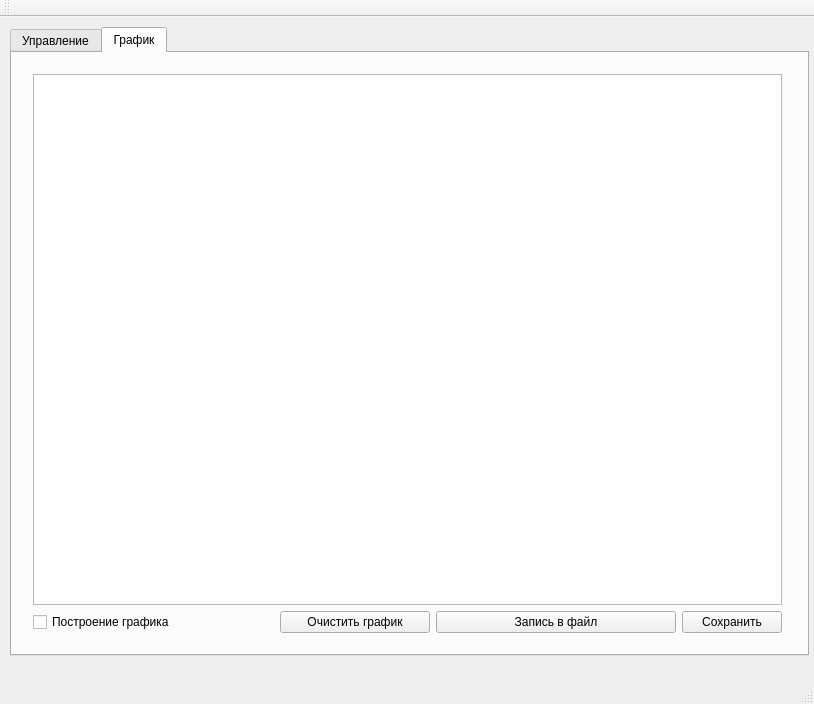
<?xml version="1.0" encoding="UTF-8"?>
<ui version="4.0">
 <class>MainWindow</class>
 <widget class="QMainWindow" name="MainWindow">
  <property name="geometry">
   <rect>
    <x>0</x>
    <y>0</y>
    <width>814</width>
    <height>704</height>
   </rect>
  </property>
  <property name="windowTitle">
   <string>MainWindow</string>
  </property>
  <property name="unifiedTitleAndToolBarOnMac">
   <bool>false</bool>
  </property>
  <widget class="QWidget" name="centralWidget">
   <widget class="QTabWidget" name="tabWidget">
    <property name="geometry">
     <rect>
      <x>10</x>
      <y>10</y>
      <width>799</width>
      <height>629</height>
     </rect>
    </property>
    <property name="currentIndex">
     <number>1</number>
    </property>
    <widget class="QWidget" name="tab_2">
     <attribute name="title">
      <string>Управление</string>
     </attribute>
     <layout class="QGridLayout" name="gridLayout_6">
      <item row="0" column="0">
       <layout class="QGridLayout" name="gridLayout_5">
        <property name="leftMargin">
         <number>50</number>
        </property>
        <property name="topMargin">
         <number>20</number>
        </property>
        <property name="rightMargin">
         <number>20</number>
        </property>
        <property name="bottomMargin">
         <number>20</number>
        </property>
        <item row="0" column="0">
         <layout class="QGridLayout" name="gridLayout_3">
          <item row="0" column="0">
           <widget class="QToolBox" name="toolBox">
            <property name="sizePolicy">
             <sizepolicy hsizetype="Preferred" vsizetype="Fixed">
              <horstretch>0</horstretch>
              <verstretch>0</verstretch>
             </sizepolicy>
            </property>
            <property name="currentIndex">
             <number>0</number>
            </property>
            <widget class="QWidget" name="page">
             <property name="geometry">
              <rect>
               <x>0</x>
               <y>0</y>
               <width>169</width>
               <height>85</height>
              </rect>
             </property>
             <attribute name="label">
              <string>Serial Connection</string>
             </attribute>
             <layout class="QGridLayout" name="gridLayout_49">
              <item row="0" column="0">
               <widget class="QComboBox" name="ListInfoPortsBox"/>
              </item>
              <item row="1" column="0">
               <widget class="QPushButton" name="ConnectBtn">
                <property name="text">
                 <string>Connect</string>
                </property>
               </widget>
              </item>
             </layout>
            </widget>
            <widget class="QWidget" name="page_2">
             <property name="geometry">
              <rect>
               <x>0</x>
               <y>0</y>
               <width>169</width>
               <height>85</height>
              </rect>
             </property>
             <attribute name="label">
              <string>UDP Connection</string>
             </attribute>
             <layout class="QGridLayout" name="gridLayout_50">
              <item row="1" column="0">
               <widget class="QLineEdit" name="udpIpEdit">
                <property name="enabled">
                 <bool>false</bool>
                </property>
               </widget>
              </item>
              <item row="0" column="0">
               <widget class="QPushButton" name="udpConnectButton">
                <property name="enabled">
                 <bool>false</bool>
                </property>
                <property name="text">
                 <string>Connect</string>
                </property>
               </widget>
              </item>
             </layout>
            </widget>
           </widget>
          </item>
          <item row="1" column="0">
           <widget class="QPushButton" name="pushButton_2">
            <property name="enabled">
             <bool>false</bool>
            </property>
            <property name="text">
             <string>Калибровка</string>
            </property>
           </widget>
          </item>
          <item row="0" column="1">
           <spacer name="horizontalSpacer_2">
            <property name="orientation">
             <enum>Qt::Horizontal</enum>
            </property>
            <property name="sizeHint" stdset="0">
             <size>
              <width>40</width>
              <height>20</height>
             </size>
            </property>
           </spacer>
          </item>
         </layout>
        </item>
        <item row="2" column="0" colspan="2">
         <layout class="QGridLayout" name="gridLayout_2">
          <item row="2" column="0" colspan="2">
           <widget class="QSlider" name="horizontalSlider">
            <property name="enabled">
             <bool>true</bool>
            </property>
            <property name="minimum">
             <number>-360</number>
            </property>
            <property name="maximum">
             <number>360</number>
            </property>
            <property name="pageStep">
             <number>20</number>
            </property>
            <property name="orientation">
             <enum>Qt::Horizontal</enum>
            </property>
            <property name="tickPosition">
             <enum>QSlider::TicksBelow</enum>
            </property>
           </widget>
          </item>
          <item row="1" column="0">
           <layout class="QHBoxLayout" name="horizontalLayout_4">
            <item>
             <widget class="QDoubleSpinBox" name="spinBox_des_val">
              <property name="minimumSize">
               <size>
                <width>100</width>
                <height>0</height>
               </size>
              </property>
              <property name="decimals">
               <number>4</number>
              </property>
              <property name="singleStep">
               <double>0.100000000000000</double>
              </property>
             </widget>
            </item>
            <item>
             <widget class="QPushButton" name="pushButton_Set_angle">
              <property name="text">
               <string>Send</string>
              </property>
             </widget>
            </item>
            <item>
             <spacer name="horizontalSpacer">
              <property name="orientation">
               <enum>Qt::Horizontal</enum>
              </property>
              <property name="sizeHint" stdset="0">
               <size>
                <width>40</width>
                <height>20</height>
               </size>
              </property>
             </spacer>
            </item>
           </layout>
          </item>
          <item row="3" column="0">
           <widget class="QWidget" name="sin_button_widget" native="true">
            <property name="enabled">
             <bool>true</bool>
            </property>
            <layout class="QGridLayout" name="gridLayout_7">
             <item row="0" column="0">
              <layout class="QHBoxLayout" name="horizontalLayout_5">
               <item>
                <spacer name="horizontalSpacer_5">
                 <property name="orientation">
                  <enum>Qt::Horizontal</enum>
                 </property>
                 <property name="sizeHint" stdset="0">
                  <size>
                   <width>40</width>
                   <height>20</height>
                  </size>
                 </property>
                </spacer>
               </item>
               <item>
                <widget class="QPushButton" name="button_sin_025">
                 <property name="maximumSize">
                  <size>
                   <width>100</width>
                   <height>16777215</height>
                  </size>
                 </property>
                 <property name="text">
                  <string>0.25 Гц</string>
                 </property>
                </widget>
               </item>
               <item>
                <widget class="QPushButton" name="button_sin_05">
                 <property name="text">
                  <string>0.5 Гц</string>
                 </property>
                </widget>
               </item>
               <item>
                <widget class="QPushButton" name="button_sin_1">
                 <property name="text">
                  <string>1 Гц</string>
                 </property>
                </widget>
               </item>
               <item>
                <widget class="QPushButton" name="button_sin_2">
                 <property name="text">
                  <string>2Гц</string>
                 </property>
                </widget>
               </item>
               <item>
                <widget class="QPushButton" name="button_sin_3">
                 <property name="text">
                  <string>3Гц</string>
                 </property>
                </widget>
               </item>
              </layout>
             </item>
            </layout>
           </widget>
          </item>
          <item row="0" column="0">
           <widget class="QLabel" name="label_2">
            <property name="font">
             <font>
              <weight>75</weight>
              <bold>true</bold>
             </font>
            </property>
            <property name="text">
             <string>Задание положения/скорости</string>
            </property>
           </widget>
          </item>
         </layout>
        </item>
        <item row="1" column="0">
         <layout class="QVBoxLayout" name="verticalLayout_2">
          <item>
           <widget class="QLabel" name="label">
            <property name="font">
             <font>
              <family>Comic Sans MS</family>
              <weight>75</weight>
              <bold>true</bold>
             </font>
            </property>
            <property name="text">
             <string>Режим</string>
            </property>
           </widget>
          </item>
          <item>
           <widget class="QRadioButton" name="radioButton_disabled_mode">
            <property name="text">
             <string>Выключен</string>
            </property>
           </widget>
          </item>
          <item>
           <widget class="QRadioButton" name="radioButton_static_mode">
            <property name="text">
             <string>Задание положения</string>
            </property>
           </widget>
          </item>
          <item>
           <widget class="QRadioButton" name="radioButton_speed_mode">
            <property name="text">
             <string>Задание скорости</string>
            </property>
           </widget>
          </item>
          <item>
           <widget class="QRadioButton" name="radioButton_path_mode">
            <property name="enabled">
             <bool>false</bool>
            </property>
            <property name="text">
             <string>Задание пути</string>
            </property>
           </widget>
          </item>
          <item>
           <widget class="QRadioButton" name="radioButton_sine_mode">
            <property name="text">
             <string>Синусоида</string>
            </property>
           </widget>
          </item>
         </layout>
        </item>
        <item row="0" column="1" rowspan="2">
         <layout class="QGridLayout" name="gridLayout_4">
          <item row="1" column="1">
           <spacer name="horizontalSpacer_3">
            <property name="orientation">
             <enum>Qt::Horizontal</enum>
            </property>
            <property name="sizeHint" stdset="0">
             <size>
              <width>40</width>
              <height>20</height>
             </size>
            </property>
           </spacer>
          </item>
          <item row="2" column="0">
           <layout class="QVBoxLayout" name="verticalLayout">
            <item>
             <layout class="QHBoxLayout" name="horizontalLayout">
              <item>
               <widget class="QLabel" name="label_3">
                <property name="text">
                 <string>Kp</string>
                </property>
               </widget>
              </item>
              <item>
               <widget class="QTextEdit" name="Kp_text">
                <property name="sizePolicy">
                 <sizepolicy hsizetype="Fixed" vsizetype="Fixed">
                  <horstretch>0</horstretch>
                  <verstretch>0</verstretch>
                 </sizepolicy>
                </property>
                <property name="maximumSize">
                 <size>
                  <width>71</width>
                  <height>29</height>
                 </size>
                </property>
                <property name="html">
                 <string>&lt;!DOCTYPE HTML PUBLIC &quot;-//W3C//DTD HTML 4.0//EN&quot; &quot;http://www.w3.org/TR/REC-html40/strict.dtd&quot;&gt;
&lt;html&gt;&lt;head&gt;&lt;meta name=&quot;qrichtext&quot; content=&quot;1&quot; /&gt;&lt;style type=&quot;text/css&quot;&gt;
p, li { white-space: pre-wrap; }
&lt;/style&gt;&lt;/head&gt;&lt;body style=&quot; font-family:'MS Shell Dlg 2'; font-size:7.8pt; font-weight:400; font-style:normal;&quot;&gt;
&lt;p style=&quot; margin-top:0px; margin-bottom:0px; margin-left:0px; margin-right:0px; -qt-block-indent:0; text-indent:0px;&quot;&gt;0.3&lt;/p&gt;&lt;/body&gt;&lt;/html&gt;</string>
                </property>
               </widget>
              </item>
              <item>
               <widget class="QPushButton" name="write_Kp">
                <property name="text">
                 <string>W</string>
                </property>
               </widget>
              </item>
             </layout>
            </item>
            <item>
             <layout class="QHBoxLayout" name="horizontalLayout_3">
              <item>
               <widget class="QLabel" name="label_4">
                <property name="text">
                 <string>Ki</string>
                </property>
               </widget>
              </item>
              <item>
               <widget class="QTextEdit" name="Ki_text">
                <property name="sizePolicy">
                 <sizepolicy hsizetype="Fixed" vsizetype="Fixed">
                  <horstretch>0</horstretch>
                  <verstretch>0</verstretch>
                 </sizepolicy>
                </property>
                <property name="maximumSize">
                 <size>
                  <width>71</width>
                  <height>29</height>
                 </size>
                </property>
                <property name="html">
                 <string>&lt;!DOCTYPE HTML PUBLIC &quot;-//W3C//DTD HTML 4.0//EN&quot; &quot;http://www.w3.org/TR/REC-html40/strict.dtd&quot;&gt;
&lt;html&gt;&lt;head&gt;&lt;meta name=&quot;qrichtext&quot; content=&quot;1&quot; /&gt;&lt;style type=&quot;text/css&quot;&gt;
p, li { white-space: pre-wrap; }
&lt;/style&gt;&lt;/head&gt;&lt;body style=&quot; font-family:'MS Shell Dlg 2'; font-size:7.8pt; font-weight:400; font-style:normal;&quot;&gt;
&lt;p style=&quot; margin-top:0px; margin-bottom:0px; margin-left:0px; margin-right:0px; -qt-block-indent:0; text-indent:0px;&quot;&gt;0.0002&lt;/p&gt;&lt;/body&gt;&lt;/html&gt;</string>
                </property>
               </widget>
              </item>
              <item>
               <widget class="QPushButton" name="write_Ki">
                <property name="text">
                 <string>W</string>
                </property>
               </widget>
              </item>
             </layout>
            </item>
            <item>
             <layout class="QHBoxLayout" name="horizontalLayout_2">
              <item>
               <widget class="QLabel" name="label_5">
                <property name="text">
                 <string>Kd</string>
                </property>
               </widget>
              </item>
              <item>
               <widget class="QTextEdit" name="Kd_text">
                <property name="sizePolicy">
                 <sizepolicy hsizetype="Fixed" vsizetype="Fixed">
                  <horstretch>0</horstretch>
                  <verstretch>0</verstretch>
                 </sizepolicy>
                </property>
                <property name="maximumSize">
                 <size>
                  <width>71</width>
                  <height>29</height>
                 </size>
                </property>
                <property name="html">
                 <string>&lt;!DOCTYPE HTML PUBLIC &quot;-//W3C//DTD HTML 4.0//EN&quot; &quot;http://www.w3.org/TR/REC-html40/strict.dtd&quot;&gt;
&lt;html&gt;&lt;head&gt;&lt;meta name=&quot;qrichtext&quot; content=&quot;1&quot; /&gt;&lt;style type=&quot;text/css&quot;&gt;
p, li { white-space: pre-wrap; }
&lt;/style&gt;&lt;/head&gt;&lt;body style=&quot; font-family:'MS Shell Dlg 2'; font-size:7.8pt; font-weight:400; font-style:normal;&quot;&gt;
&lt;p style=&quot; margin-top:0px; margin-bottom:0px; margin-left:0px; margin-right:0px; -qt-block-indent:0; text-indent:0px;&quot;&gt;50&lt;/p&gt;&lt;/body&gt;&lt;/html&gt;</string>
                </property>
               </widget>
              </item>
              <item>
               <widget class="QPushButton" name="write_Kd">
                <property name="text">
                 <string>W</string>
                </property>
               </widget>
              </item>
             </layout>
            </item>
            <item>
             <spacer name="verticalSpacer">
              <property name="orientation">
               <enum>Qt::Vertical</enum>
              </property>
              <property name="sizeHint" stdset="0">
               <size>
                <width>20</width>
                <height>40</height>
               </size>
              </property>
             </spacer>
            </item>
           </layout>
          </item>
          <item row="1" column="0">
           <widget class="QLabel" name="label_6">
            <property name="font">
             <font>
              <family>Comic Sans MS</family>
              <weight>75</weight>
              <bold>true</bold>
             </font>
            </property>
            <property name="text">
             <string>ПИД регулятор положения</string>
            </property>
           </widget>
          </item>
          <item row="0" column="0">
           <spacer name="verticalSpacer_2">
            <property name="orientation">
             <enum>Qt::Vertical</enum>
            </property>
            <property name="sizeHint" stdset="0">
             <size>
              <width>20</width>
              <height>40</height>
             </size>
            </property>
           </spacer>
          </item>
         </layout>
        </item>
       </layout>
      </item>
     </layout>
    </widget>
    <widget class="QWidget" name="tab_graph">
     <property name="sizePolicy">
      <sizepolicy hsizetype="Preferred" vsizetype="Preferred">
       <horstretch>0</horstretch>
       <verstretch>0</verstretch>
      </sizepolicy>
     </property>
     <attribute name="title">
      <string>График</string>
     </attribute>
     <widget class="QWidget" name="layoutWidget">
      <property name="geometry">
       <rect>
        <x>10</x>
        <y>10</y>
        <width>771</width>
        <height>581</height>
       </rect>
      </property>
      <layout class="QGridLayout" name="gridLayout">
       <item row="0" column="0" colspan="4">
        <widget class="QChartView" name="graphicsView"/>
       </item>
       <item row="1" column="0">
        <widget class="QCheckBox" name="plot_graphic">
         <property name="text">
          <string>Построение графика</string>
         </property>
        </widget>
       </item>
       <item row="1" column="1">
        <widget class="QPushButton" name="pushButtonResetPlot">
         <property name="maximumSize">
          <size>
           <width>150</width>
           <height>16777215</height>
          </size>
         </property>
         <property name="text">
          <string>Очистить график</string>
         </property>
        </widget>
       </item>
       <item row="1" column="2">
        <widget class="QPushButton" name="pushButtonStartSaveToFile">
         <property name="text">
          <string>Запись в файл</string>
         </property>
        </widget>
       </item>
       <item row="1" column="3">
        <widget class="QPushButton" name="savePlotToFile">
         <property name="maximumSize">
          <size>
           <width>100</width>
           <height>16777215</height>
          </size>
         </property>
         <property name="text">
          <string>Сохранить</string>
         </property>
        </widget>
       </item>
      </layout>
     </widget>
    </widget>
   </widget>
  </widget>
  <widget class="QMenuBar" name="menuBar">
   <property name="geometry">
    <rect>
     <x>0</x>
     <y>0</y>
     <width>814</width>
     <height>26</height>
    </rect>
   </property>
  </widget>
  <widget class="QToolBar" name="mainToolBar">
   <attribute name="toolBarArea">
    <enum>TopToolBarArea</enum>
   </attribute>
   <attribute name="toolBarBreak">
    <bool>false</bool>
   </attribute>
  </widget>
  <widget class="QStatusBar" name="statusBar"/>
 </widget>
 <layoutdefault spacing="6" margin="11"/>
 <customwidgets>
  <customwidget>
   <class>QChartView</class>
   <extends>QGraphicsView</extends>
   <header>QtCharts</header>
  </customwidget>
 </customwidgets>
 <resources/>
 <connections/>
</ui>
